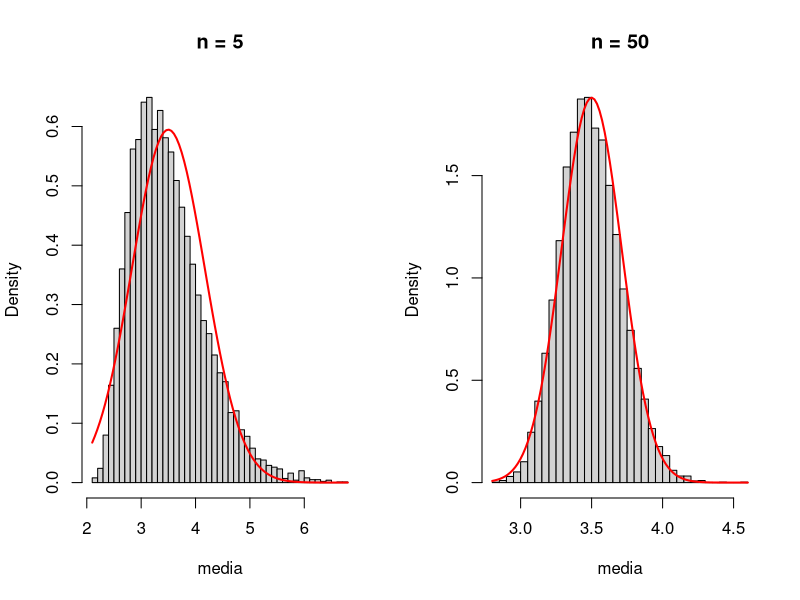
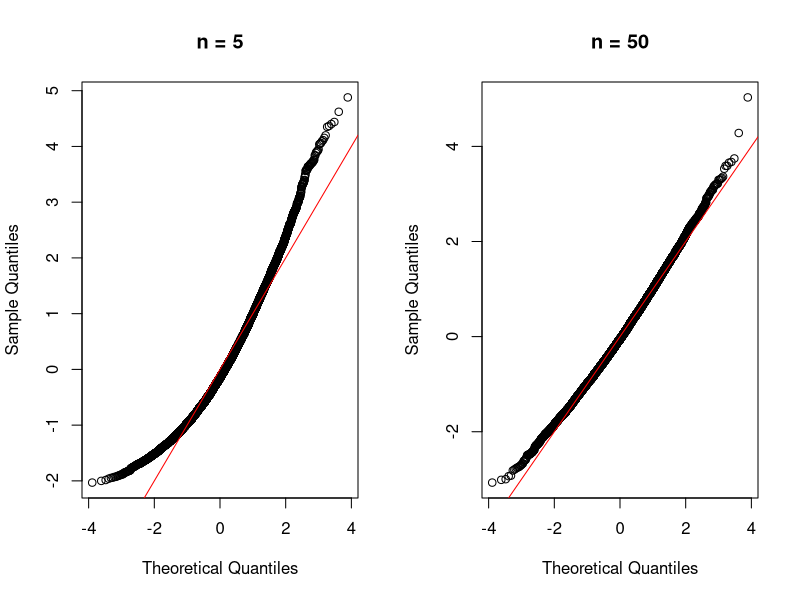

The R source for these figures, in order:
# Programa 3: el TCL con histogramas y qqnorm
# Del artículo «Desigualdades y teoremas límite en R — práctica con 100.000 canciones, medias acumuladas, replicate y qqnorm (y el histograma que era una sola barra)»
# https://sergiolearns.com/desigualdades-y-teoremas-limite-practica/

set.seed(2026)
media <- function(n) mean(2 + rexp(n, 2/3))       # la media de n canciones NUEVAS cada vez
m <- 10000
medias5  <- replicate(m, media(5))
medias50 <- replicate(m, media(50))
round(c(media = mean(medias5),  sd = sd(medias5),  teorica = 1.5 / sqrt(5)), 3)
round(c(media = mean(medias50), sd = sd(medias50), teorica = 1.5 / sqrt(50)), 3)
# Histogramas con la normal del TCL
par(mfrow = c(1, 2))
hist(medias5, freq = FALSE, breaks = 40, main = "n = 5", xlab = "media")
curve(dnorm(x, 3.5, 1.5 / sqrt(5)), add = TRUE, col = "red", lwd = 2)
hist(medias50, freq = FALSE, breaks = 40, main = "n = 50", xlab = "media")
curve(dnorm(x, 3.5, 1.5 / sqrt(50)), add = TRUE, col = "red", lwd = 2)
# Gráficos cuantil-cuantil de las medias tipificadas
qqnorm((medias5 - mean(medias5)) / sd(medias5), main = "n = 5"); abline(0, 1, col = "red")
qqnorm((medias50 - mean(medias50)) / sd(medias50), main = "n = 50"); abline(0, 1, col = "red")
# Tres probabilidades: simulada, TCL y exacta
round(c(simulada = mean(medias50 > 3.8), TCL = 1 - pnorm(3.8, 3.5, 1.5 / sqrt(50)),
        exacta = 1 - pgamma(50 * (3.8 - 2), 50, 2/3)), 4)
sesiones <- replicate(m, sum(2 + rexp(20, 2/3)))  # 10.000 sesiones de 20 canciones
round(c(simulada = mean(sesiones <= 75), TCL = pnorm(75, 70, 1.5 * sqrt(20)),
        exacta = pgamma(35, 20, 2/3)), 4)
saltos <- rbinom(m, 40, 0.25)                    # canciones saltadas de 40
round(c(simulada = mean(saltos <= 8), exacta = pbinom(8, 40, 0.25),
        sin = pnorm(8, 10, sqrt(7.5)), con = pnorm(8.5, 10, sqrt(7.5))), 4)
